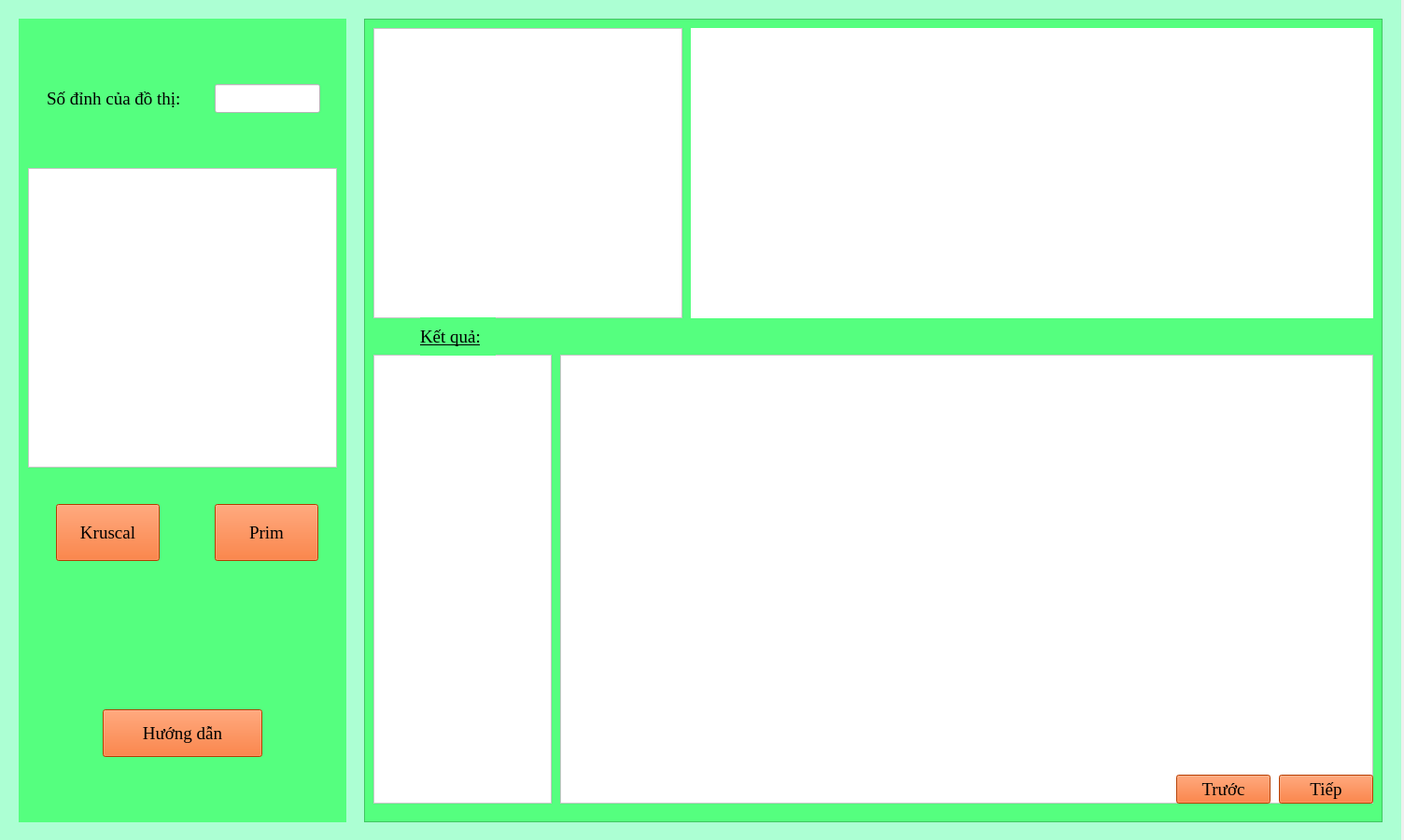
<?xml version="1.0" encoding="UTF-8"?>
<ui version="4.0">
 <class>MainWindow</class>
 <widget class="QMainWindow" name="MainWindow">
  <property name="enabled">
   <bool>true</bool>
  </property>
  <property name="geometry">
   <rect>
    <x>0</x>
    <y>0</y>
    <width>1504</width>
    <height>900</height>
   </rect>
  </property>
  <property name="windowTitle">
   <string>MainWindow</string>
  </property>
  <property name="autoFillBackground">
   <bool>false</bool>
  </property>
  <property name="styleSheet">
   <string notr="true">backgound-color: rgb(179, 200, 181)</string>
  </property>
  <property name="animated">
   <bool>true</bool>
  </property>
  <property name="unifiedTitleAndToolBarOnMac">
   <bool>false</bool>
  </property>
  <widget class="QWidget" name="centralwidget">
   <widget class="QWidget" name="widget" native="true">
    <property name="geometry">
     <rect>
      <x>0</x>
      <y>-30</y>
      <width>1501</width>
      <height>931</height>
     </rect>
    </property>
    <property name="autoFillBackground">
     <bool>false</bool>
    </property>
    <property name="styleSheet">
     <string notr="true">background-color:rgb(172, 255, 211)</string>
    </property>
    <widget class="QFrame" name="frame_2">
     <property name="geometry">
      <rect>
       <x>20</x>
       <y>50</y>
       <width>351</width>
       <height>861</height>
      </rect>
     </property>
     <property name="autoFillBackground">
      <bool>false</bool>
     </property>
     <property name="styleSheet">
      <string notr="true">background-color:rgb(85, 255, 127)</string>
     </property>
     <widget class="QLabel" name="label">
      <property name="geometry">
       <rect>
        <x>30</x>
        <y>70</y>
        <width>181</width>
        <height>31</height>
       </rect>
      </property>
      <property name="font">
       <font>
        <family>Times New Roman</family>
        <pointsize>14</pointsize>
       </font>
      </property>
      <property name="text">
       <string>Số đỉnh của đồ thị:</string>
      </property>
     </widget>
     <widget class="QLineEdit" name="txtSoDinh">
      <property name="geometry">
       <rect>
        <x>210</x>
        <y>70</y>
        <width>113</width>
        <height>31</height>
       </rect>
      </property>
      <property name="font">
       <font>
        <family>Times New Roman</family>
        <pointsize>14</pointsize>
       </font>
      </property>
      <property name="styleSheet">
       <string notr="true">background:rgb(255, 255, 255)</string>
      </property>
     </widget>
     <widget class="QTextEdit" name="txtMaTran">
      <property name="geometry">
       <rect>
        <x>10</x>
        <y>160</y>
        <width>331</width>
        <height>321</height>
       </rect>
      </property>
      <property name="font">
       <font>
        <family>Times New Roman</family>
        <pointsize>14</pointsize>
        <weight>50</weight>
        <bold>false</bold>
       </font>
      </property>
      <property name="styleSheet">
       <string notr="true">background: rgb(255, 255, 255)</string>
      </property>
     </widget>
     <widget class="QPushButton" name="btnKruscal">
      <property name="geometry">
       <rect>
        <x>40</x>
        <y>520</y>
        <width>111</width>
        <height>61</height>
       </rect>
      </property>
      <property name="font">
       <font>
        <family>Times New Roman</family>
        <pointsize>14</pointsize>
       </font>
      </property>
      <property name="layoutDirection">
       <enum>Qt::LeftToRight</enum>
      </property>
      <property name="styleSheet">
       <string notr="true">background:rgb(255, 85, 0)</string>
      </property>
      <property name="text">
       <string>Kruscal</string>
      </property>
     </widget>
     <widget class="QPushButton" name="btnPrim">
      <property name="geometry">
       <rect>
        <x>210</x>
        <y>520</y>
        <width>111</width>
        <height>61</height>
       </rect>
      </property>
      <property name="font">
       <font>
        <family>Times New Roman</family>
        <pointsize>14</pointsize>
       </font>
      </property>
      <property name="layoutDirection">
       <enum>Qt::LeftToRight</enum>
      </property>
      <property name="styleSheet">
       <string notr="true">background:rgb(255, 85, 0)</string>
      </property>
      <property name="text">
       <string>Prim</string>
      </property>
     </widget>
     <widget class="QPushButton" name="btnInfo">
      <property name="geometry">
       <rect>
        <x>90</x>
        <y>740</y>
        <width>171</width>
        <height>51</height>
       </rect>
      </property>
      <property name="font">
       <font>
        <family>Times New Roman</family>
        <pointsize>14</pointsize>
       </font>
      </property>
      <property name="styleSheet">
       <string notr="true">background:rgb(255, 85, 0)</string>
      </property>
      <property name="text">
       <string>Hướng dẫn</string>
      </property>
     </widget>
    </widget>
    <widget class="QFrame" name="frame_3">
     <property name="geometry">
      <rect>
       <x>390</x>
       <y>50</y>
       <width>1091</width>
       <height>861</height>
      </rect>
     </property>
     <property name="styleSheet">
      <string notr="true">background-color: rgb(85, 255, 127)</string>
     </property>
     <property name="frameShape">
      <enum>QFrame::StyledPanel</enum>
     </property>
     <property name="frameShadow">
      <enum>QFrame::Raised</enum>
     </property>
     <widget class="QTableWidget" name="tblMaTran">
      <property name="geometry">
       <rect>
        <x>10</x>
        <y>10</y>
        <width>331</width>
        <height>311</height>
       </rect>
      </property>
      <property name="minimumSize">
       <size>
        <width>301</width>
        <height>0</height>
       </size>
      </property>
      <property name="font">
       <font>
        <family>Times New Roman</family>
        <pointsize>14</pointsize>
       </font>
      </property>
      <property name="styleSheet">
       <string notr="true">background:rgb(255, 255, 255)</string>
      </property>
     </widget>
     <widget class="QWidget" name="widget_4" native="true">
      <property name="geometry">
       <rect>
        <x>350</x>
        <y>10</y>
        <width>731</width>
        <height>311</height>
       </rect>
      </property>
      <property name="styleSheet">
       <string notr="true">background:rgb(255, 255, 255)</string>
      </property>
     </widget>
     <widget class="QFrame" name="frame">
      <property name="geometry">
       <rect>
        <x>210</x>
        <y>360</y>
        <width>871</width>
        <height>481</height>
       </rect>
      </property>
      <property name="styleSheet">
       <string notr="true">background: rgb(255, 255, 255)</string>
      </property>
      <property name="frameShape">
       <enum>QFrame::StyledPanel</enum>
      </property>
      <property name="frameShadow">
       <enum>QFrame::Raised</enum>
      </property>
      <widget class="QPushButton" name="btnNext">
       <property name="geometry">
        <rect>
         <x>770</x>
         <y>450</y>
         <width>101</width>
         <height>31</height>
        </rect>
       </property>
       <property name="font">
        <font>
         <family>Times New Roman</family>
         <pointsize>14</pointsize>
        </font>
       </property>
       <property name="styleSheet">
        <string notr="true">background:rgb(255, 85, 0)</string>
       </property>
       <property name="text">
        <string>Tiếp</string>
       </property>
      </widget>
      <widget class="QPushButton" name="btnPrev">
       <property name="geometry">
        <rect>
         <x>660</x>
         <y>450</y>
         <width>101</width>
         <height>31</height>
        </rect>
       </property>
       <property name="font">
        <font>
         <family>Times New Roman</family>
         <pointsize>14</pointsize>
        </font>
       </property>
       <property name="styleSheet">
        <string notr="true">background:rgb(255, 85, 0)</string>
       </property>
       <property name="text">
        <string>Trước</string>
       </property>
      </widget>
     </widget>
     <widget class="QPlainTextEdit" name="txtResult">
      <property name="geometry">
       <rect>
        <x>10</x>
        <y>360</y>
        <width>191</width>
        <height>481</height>
       </rect>
      </property>
      <property name="font">
       <font>
        <family>Times New Roman</family>
        <pointsize>14</pointsize>
        <weight>50</weight>
        <bold>false</bold>
       </font>
      </property>
      <property name="layoutDirection">
       <enum>Qt::LeftToRight</enum>
      </property>
      <property name="styleSheet">
       <string notr="true">background: rgb(255, 255, 255)</string>
      </property>
      <property name="readOnly">
       <bool>true</bool>
      </property>
     </widget>
     <widget class="QLabel" name="label_2">
      <property name="geometry">
       <rect>
        <x>60</x>
        <y>320</y>
        <width>81</width>
        <height>41</height>
       </rect>
      </property>
      <property name="font">
       <font>
        <family>Times New Roman</family>
        <pointsize>14</pointsize>
        <underline>true</underline>
       </font>
      </property>
      <property name="styleSheet">
       <string notr="true">background: rgb(85, 255, 127)</string>
      </property>
      <property name="text">
       <string>Kết quả:</string>
      </property>
     </widget>
    </widget>
    <zorder>frame_3</zorder>
    <zorder>frame_2</zorder>
   </widget>
  </widget>
 </widget>
 <resources/>
 <connections/>
</ui>
